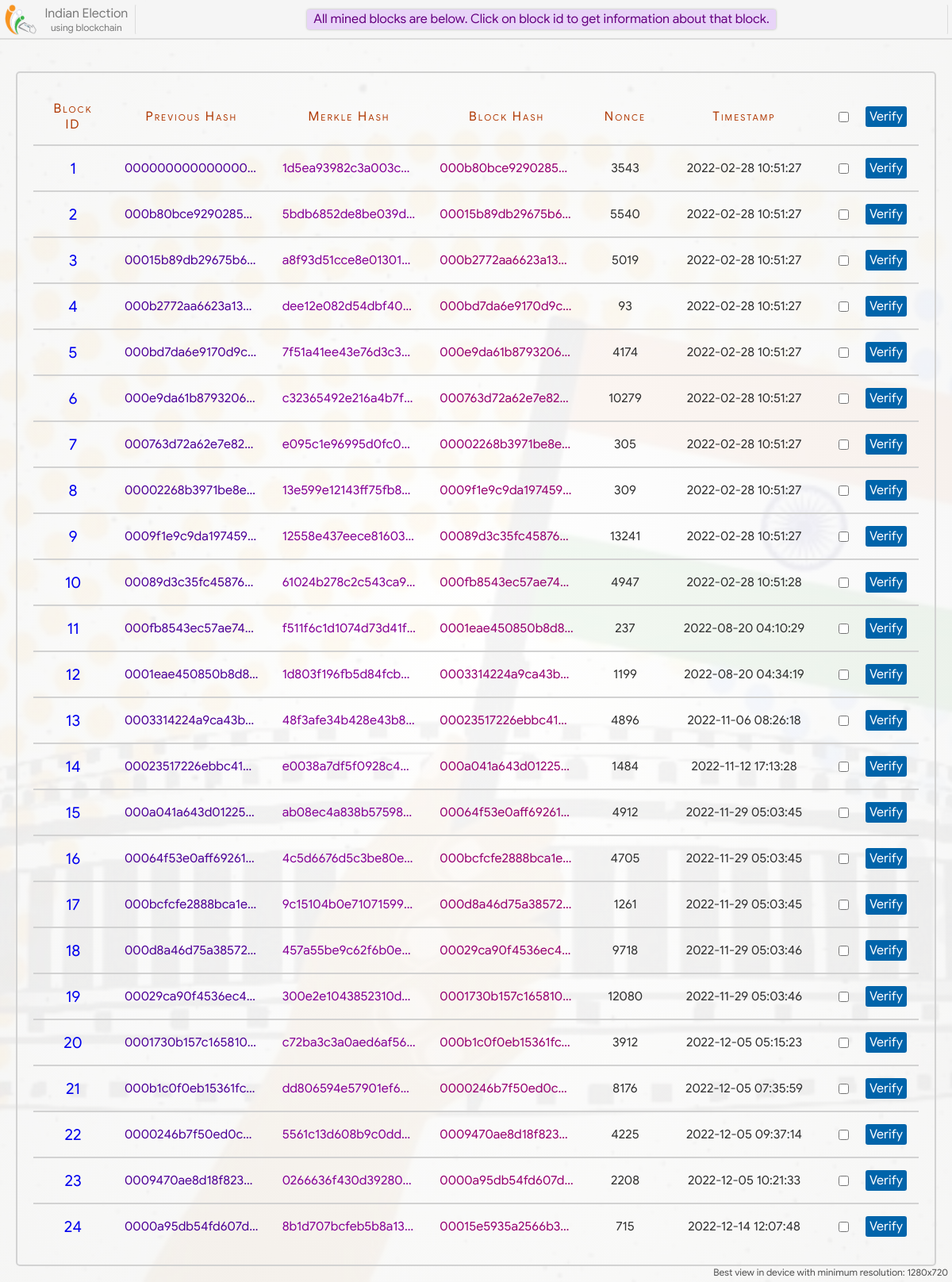
Screenshot of /blockchain/ with the database file from the repository.
### home/models.py (models this page shows)
class Block(models.Model):
    prev_hash = models.CharField(max_length=100, blank=True)
    merkle_hash = models.CharField(max_length=100, blank=True)
    this_hash = models.CharField(max_length=100, blank=True)
    nonce = models.IntegerField(null=True)
    timestamp = models.DateTimeField()

### home/views.py (the view)
# urls.py: path('blockchain/', views.blockchain, name='blockchain'),
def blockchain(request):
    blocks = Block.objects.all()
    return render(request, 'blockchain.html', {'blocks':blocks})

### home/templates/blockchain.html (shortened to what this page needs)
{% extends 'base.html' %}
{% load static %}
{% block head %}
    <link rel="stylesheet" type="text/css" href="{% static 'css/blockchain.css' %}">
{% endblock %}
{% block main_content %}
<div class="blocks">
    <table class="mine-block-result">
        <tr class="table-header">
            <td>Block ID</td>
            <td>Previous Hash</td>
            <td>Merkle Hash</td>
            <td>Block Hash</td>
            <td>Nonce</td>
            <td>Timestamp</td>
            <td> <div class="verify-button" title="Click to verify selected Blocks"> <input type="checkbox" onchange="verifySelect(this)"> <span onclick="verifyBlock(this)">Verify</span> </div> </td>
        </tr>
        {% if blocks %}
        {% for block in blocks %}
        <tr id="{{ block.id }}">
            <td> <a class="block-info-link" href="/block-info/?id={{block.id}}"> {{ block.id }} </a> </td>
            <td title="{{ block.prev_hash }}" style="color: rgb(78, 0, 151);">{{ block.prev_hash }}</td>
            <td title="{{ block.merkle_hash }}" style="color: rgb(133, 0, 151);">{{ block.merkle_hash }}</td>
            <td title="{{ block.this_hash }}" style="color: rgb(151, 0, 113);">{{ block.this_hash }}</td>
            <td>{{ block.nonce }}</td>
            <td>{{ block.timestamp|date:"Y-m-d" }} {{ block.timestamp|time:"H:i:s" }}</td>
            <td> <div class="verify-button" title="Click to verify this Block"> <input type="checkbox" onchange="verifySelect(this)"> <span onclick="verifyBlock(this)">Verify</span> </div> </td>
        </tr>
        {% endfor %}
        {% else %}
        <tr>
            <td colspan="7">No Blocks</td>
        </tr>
        {% endif %}
    </table>
</div>
{% endblock %}

### home/templates/base.html (shortened to what this page needs)
{% load static %}
<!DOCTYPE html>
<html lang="en">
<head>
    <link rel="stylesheet" type="text/css" href="{% static 'css/animations.css' %}">
    <link rel="stylesheet" type="text/css" href="{% static 'css/loading.css' %}">
    <link rel="stylesheet" type="text/css" href="{% static 'css/base.css' %}">
    <link rel="stylesheet" type="text/css" href="{% static 'css/home.css' %}">
    <link rel="stylesheet" type="text/css" href="{% static 'css/candidate-profile.css' %}">
    <link rel="stylesheet" type="text/css" href="{% static 'css/voting.css' %}">
    <link rel="stylesheet" type="text/css" href="{% static 'css/final-status.css' %}">
    {% block head %}{% endblock %}
</head>
<body>
    <div class="gradient"></div>
    <div class="main-content">
        {% block main_content %}{% endblock %}
    </div>
    <div class="header">
            <div class="logo" title="Navigation Bar">
                <img style="height: 40px; width: 40px; margin: auto;" src="{% static 'images/logo.png' %}">
                <div class="logo-text">
                    <span class="logo-text" style="font-size: 16px;">Indian Election</span>
                    <span class="logo-text" style="font-size: 12px;">using blockchain</span>
                </div>
            </div>
            <div class="status-box">
            </div>
    </div>
    <div class="view-msg">Best view in device with minimum resolution: 1280x720</div>
</body>
</html>

### home/static/css/base.css (style rules this page uses)
* { box-sizing: border-box; font-family: calibri; font-size: 20px; }
a { text-decoration: none; }
html, body { display: flex; padding: 0; margin: 0; width: 100%; min-height: 100%; }
body { display: flex; flex-direction: column; background: url('../images/vote-bg.jpg'); background-position: center; background-repeat: no-repeat; background-size: cover; background-attachment: fixed; }
.gradient { position: fixed; top: 0; left: 0; height: 100%; width: 100%; background: radial-gradient(rgba(255,255,255, 0.95), rgba(245,245,245, 0.95)); background-attachment: fixed; z-index: -10; }
.header { position: fixed; top: 0px; left: 0px; height: 50px; padding: 5px; padding-left: 0; display: flex; width: 100%; background: rgb(245, 245, 245, 0.95); border-bottom: 2px solid rgba(0,0,0,0.1); z-index: 7; }
.header > .logo { display: flex; min-width: 170px; width: max-content; padding-right: 3px; cursor: pointer; }
.header > .logo > .logo-text { margin: auto; color: rgba(0,0,0,0.5); margin-left: 5px; display: flex; flex-direction: column; text-align: center; }
.status-box { overflow: hidden; display: flex; flex-direction: column; margin: auto; flex: 1; border: 1px solid rgba(255, 0, 0, 0); border-left: 1px solid rgba(0,0,0,0.1); border-right: 1px solid rgba(0,0,0,0.1); border-radius: 3px; padding: 4px 10px; height: 39px; }
.main-content { display: flex; margin: auto; margin-top: 70px; min-height: calc(100% - 70px); padding: 20px; width: 100%; }
.view-msg { position: fixed; bottom: 5px; right: 5px; font-size: 12px; color: rgb(80, 80, 80); }

### home/static/css/blockchain.css (style rules this page uses)
.blocks { width: 100%; margin: auto; display: flex; padding: 20px; border: 2px solid rgb(210, 210, 210); border-radius: 5px; }
table.mine-block-result { width: 100%; border-collapse: collapse; word-wrap: break-word; table-layout: fixed; }
table.mine-block-result tr { border-bottom: 2px solid rgb(210, 210, 210); }
table.mine-block-result tr:last-child { border-bottom: none; }
table.mine-block-result td { text-align: center; padding: 15px; color: rgb(49, 49, 49); font-size: 16px; }
table.mine-block-result tr td:first-child { width: 100px; }
table.mine-block-result tr td:nth-child(5) { width: 100px; }
table.mine-block-result tr td:nth-child(6) { width: 200px; }
table.mine-block-result tr td:last-child { text-align: right; width: 120px; letter-spacing: 0; font-variant: normal; }
.verify-button { display: flex; justify-content: space-between; align-items: center; }
.verify-button span { padding: 0; margin: 0; font-size: 16px; background: rgba(0, 100, 170); font-weight: bold; padding: 3px 5px; border-radius: 3px; color: white; cursor: pointer; }
table.mine-block-result tr td:nth-child(2), table.mine-block-result tr td:nth-child(3), table.mine-block-result tr td:nth-child(4) { white-space: nowrap; overflow: hidden !important; text-overflow: ellipsis; }
tr.table-header td { color: #af3700; font-size: 16px; letter-spacing: 2px; font-variant: small-caps; }
.block-info-link { padding: 5px 12px; border-radius: 3px; transition: 0.3s; }

### rows the page displays
Block: id "1", prev_hash "000000000000000…", merkle_hash "1d5ea93982c3a003c…", this_hash "000b80bce9290285…", nonce "3543", timestamp "2022-02-28", timestamp "10:51:27"
Block: id "2", prev_hash "000b80bce9290285…", merkle_hash "5bdb6852de8be039d…", this_hash "00015b89db29675b6…", nonce "5540", timestamp "2022-02-28", timestamp "10:51:27"
Block: id "3", prev_hash "00015b89db29675b6…", merkle_hash "a8f93d51cce8e01301…", this_hash "000b2772aa6623a13…", nonce "5019", timestamp "2022-02-28", timestamp "10:51:27"
Block: id "4", prev_hash "000b2772aa6623a13…", merkle_hash "dee12e082d54dbf40…", this_hash "000bd7da6e9170d9c…", nonce "93", timestamp "2022-02-28", timestamp "10:51:27"
Block: id "5", prev_hash "000bd7da6e9170d9c…", merkle_hash "7f51a41ee43e76d3c3…", this_hash "000e9da61b8793206…", nonce "4174", timestamp "2022-02-28", timestamp "10:51:27"
Block: id "6", prev_hash "000e9da61b8793206…", merkle_hash "c32365492e216a4b7f…", this_hash "000763d72a62e7e82…", nonce "10279", timestamp "2022-02-28", timestamp "10:51:27"
Block: id "7", prev_hash "000763d72a62e7e82…", merkle_hash "e095c1e96995d0fc0…", this_hash "00002268b3971be8e…", nonce "305", timestamp "2022-02-28", timestamp "10:51:27"
Block: id "8", prev_hash "00002268b3971be8e…", merkle_hash "13e599e12143ff75fb8…", this_hash "0009f1e9c9da197459…", nonce "309", timestamp "2022-02-28", timestamp "10:51:27"
Block: id "9", prev_hash "0009f1e9c9da197459…", merkle_hash "12558e437eece81603…", this_hash "00089d3c35fc45876…", nonce "13241", timestamp "2022-02-28", timestamp "10:51:27"
Block: id "10", prev_hash "00089d3c35fc45876…", merkle_hash "61024b278c2c543ca9…", this_hash "000fb8543ec57ae74f…", nonce "4947", timestamp "2022-02-28", timestamp "10:51:28"
Block: id "11", prev_hash "000fb8543ec57ae74f…", merkle_hash "f511f6c1d1074d73d41f…", this_hash "0001eae450850b8d8…", nonce "237", timestamp "2022-08-20", timestamp "04:10:29"
Block: id "12", prev_hash "0001eae450850b8d8…", merkle_hash "1d803f196fb5d84fcb…", this_hash "0003314224a9ca43b…", nonce "1199", timestamp "2022-08-20", timestamp "04:34:19"
Block: id "13", prev_hash "0003314224a9ca43b…", merkle_hash "48f3afe34b428e43b8…", this_hash "00023517226ebbc41…", nonce "4896", timestamp "2022-11-06", timestamp "08:26:18"
Block: id "14", prev_hash "00023517226ebbc41…", merkle_hash "e0038a7df5f0928c4…", this_hash "000a041a643d01225…", nonce "1484", timestamp "2022-11-12", timestamp "17:13:28"
Block: id "15", prev_hash "000a041a643d01225…", merkle_hash "ab08ec4a838b57598…", this_hash "00064f53e0aff69261…", nonce "4912", timestamp "2022-11-29", timestamp "05:03:45"
Block: id "16", prev_hash "00064f53e0aff69261…", merkle_hash "4c5d6676d5c3be80e…", this_hash "000bcfcfe2888bca1e…", nonce "4705", timestamp "2022-11-29", timestamp "05:03:45"
Block: id "17", prev_hash "000bcfcfe2888bca1e…", merkle_hash "9c15104b0e71071599…", this_hash "000d8a46d75a38572…", nonce "1261", timestamp "2022-11-29", timestamp "05:03:45"
Block: id "18", prev_hash "000d8a46d75a38572…", merkle_hash "457a55be9c62f6b0e…", this_hash "00029ca90f4536ec4…", nonce "9718", timestamp "2022-11-29", timestamp "05:03:46"
Block: id "19", prev_hash "00029ca90f4536ec4…", merkle_hash "300e2e1043852310d…", this_hash "0001730b157c165810…", nonce "12080", timestamp "2022-11-29", timestamp "05:03:46"
Block: id "20", prev_hash "0001730b157c165810…", merkle_hash "c72ba3c3a0aed6af56…", this_hash "000b1c0f0eb15361fc…", nonce "3912", timestamp "2022-12-05", timestamp "05:15:23"
Block: id "21", prev_hash "000b1c0f0eb15361fc…", merkle_hash "dd806594e57901ef6…", this_hash "0000246b7f50ed0c…", nonce "8176", timestamp "2022-12-05", timestamp "07:35:59"
Block: id "22", prev_hash "0000246b7f50ed0c…", merkle_hash "5561c13d608b9c0dd…", this_hash "0009470ae8d18f823…", nonce "4225", timestamp "2022-12-05", timestamp "09:37:14"
Block: id "23", prev_hash "0009470ae8d18f823…", merkle_hash "0266636f430d39280…", this_hash "0000a95db54fd607d…", nonce "2208", timestamp "2022-12-05", timestamp "10:21:33"
Block: id "24", prev_hash "0000a95db54fd607d…", merkle_hash "8b1d707bcfeb5b8a13…", this_hash "00015e5935a2566b3…", nonce "715", timestamp "2022-12-14", timestamp "12:07:48"
